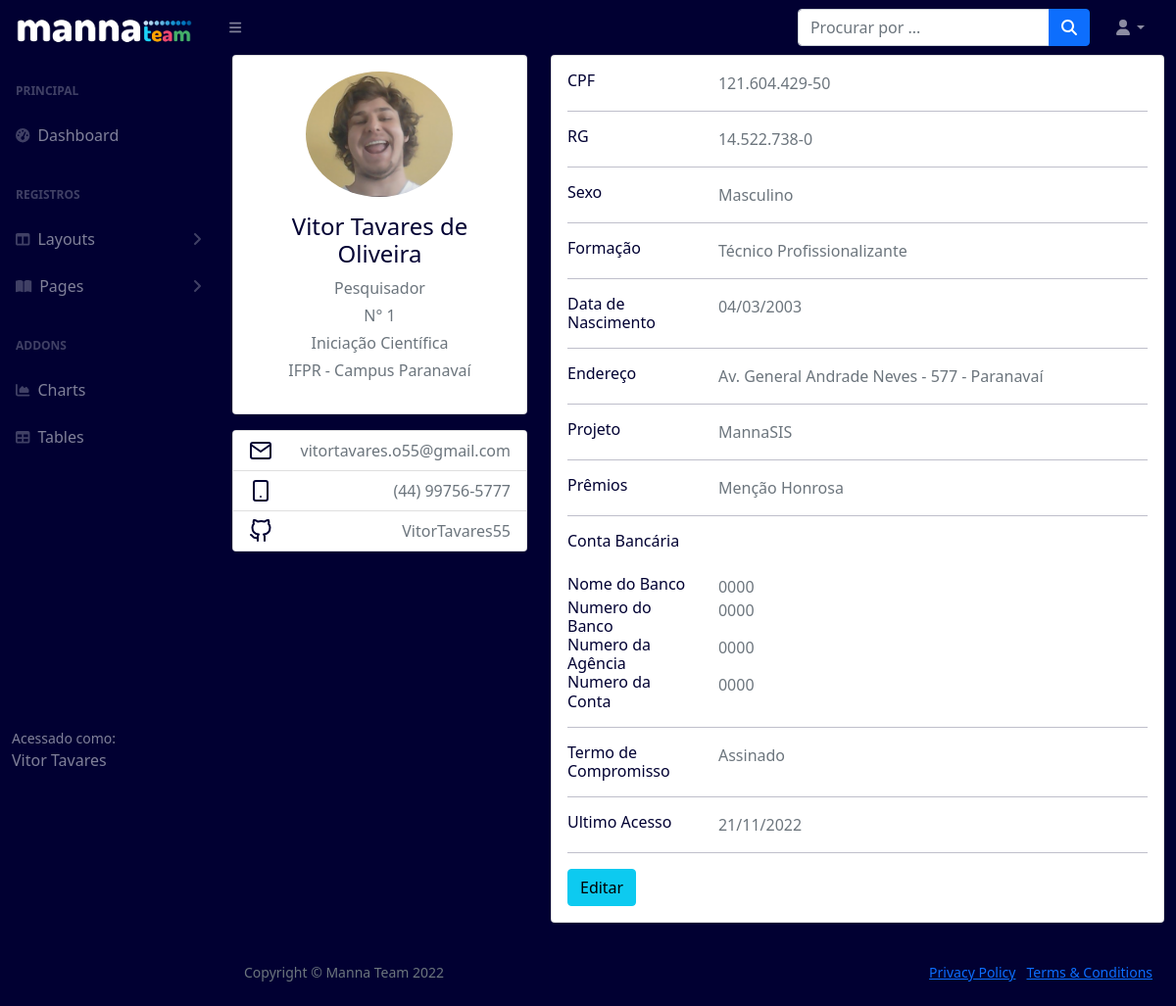
The page /perfil/1 on the database its author committed.
### pages/models.py (models this page shows, shortened)
class Member(models.Model):
    foto = models.ImageField(upload_to='static/uploads/photos')
    nome = models.CharField(max_length=50)
    categoria = models.CharField(max_length=50)
    bolsa = models.CharField(max_length=100)
    instituicao = models.CharField(max_length=50)
    email = models.CharField(max_length=50)
    fone = models.CharField(max_length=50)
    git = models.CharField(max_length=50)
    cpf = models.CharField(max_length=50)
    rg = models.CharField(max_length=50)
    sexo = models.CharField(max_length=50)
    formacao = models.CharField(max_length=50)
    dtnasc = models.CharField(max_length=50)
    endereco = models.CharField(max_length=50)
    projeto = models.CharField(max_length=50)
    premio = models.CharField(max_length=50)
    nomeBanco = models.CharField(max_length=50)
    numeroBanco = models.CharField(max_length=50)
    numeroAgencia = models.CharField(max_length=50)
    numeroConta = models.CharField(max_length=50)
    termoCompromisso = models.FileField(upload_to='static/uploads/termos')
    acesso = models.CharField(max_length=50)

### pages/views.py (the view)
# urls.py: path('perfil/<member_id>', views.memberprofile, name="perfil"),
def memberprofile(request, member_id):
    get=get_object_or_404(Member, pk=member_id)
    return render(request,'pages/member-profile.html',{'member': get})

### pages/templates/pages/member-profile.html (shortened to what this page needs)
{% extends 'pages/base.html' %}
{% load static %}
{% block content %}
<div class="container">
    <div class="main-body">
          <div class="row gutters-sm">
            <div class="col-md-4 mb-3">
              <div class="card">
                <div class="card-body">
                  <div class="d-flex flex-column align-items-center text-center">
                    <img src="{{member.foto}}" class="rounded-circle" width="150">
                    <div class="mt-3">
                      <h4>{{member.nome}}</h4>
                      <p class="text-secondary mb-1">{{member.categoria}}</p>
                      <p class="text-secondary mb-1">N° {{member.id}}</p>
                      <p class="text-secondary mb-1">{{member.bolsa}}</p>
                      <p class="text-muted font-size-sm">{{member.instituicao}}</p>
                    </div>
                  </div>
                </div>
              </div>
              <div class="card mt-3">
                <ul class="list-group list-group-flush">
                  <li class="list-group-item d-flex justify-content-between align-items-center flex-wrap">
                    <h6 class="mb-0" data-feather="mail"></h6>
                    <span class="text-secondary">{{member.email}}</span>
                  </li>
                  <li class="list-group-item d-flex justify-content-between align-items-center flex-wrap">
                    <h6 class="mb-0" data-feather="smartphone"></h6>
                    <span class="text-secondary">{{member.fone}}</span>
                  </li>
                  <li class="list-group-item d-flex justify-content-between align-items-center flex-wrap">
                    <h6 class="mb-0" data-feather="github"></h6>
                    <span class="text-secondary">{{member.git}}</span>
                  </li>
                </ul>
              </div>
            </div>
            <div class="col-md-8">
              <div class="card mb-3">
                <div class="card-body">
                  <div class="row">
                    <div class="col-sm-3">
                      <h6 class="mb-0">CPF</h6>
                    </div>
                    <div class="col-sm-9 text-secondary">
                      {{member.cpf}}
                    </div>
                  </div>
                  <hr>
                  <div class="row">
                    <div class="col-sm-3">
                      <h6 class="mb-0">RG</h6>
                    </div>
                    <div class="col-sm-9 text-secondary">
                      {{member.rg}}
                    </div>
                  </div>
                  <hr>
                  <div class="row">
                    <div class="col-sm-3">
                      <h6 class="mb-0">Sexo</h6>
                    </div>
                    <div class="col-sm-9 text-secondary">
                      {{member.sexo}}
                    </div>
                  </div>
                  <hr>
                  <div class="row">
                    <div class="col-sm-3">
                      <h6 class="mb-0">Formação</h6>
                    </div>
                    <div class="col-sm-9 text-secondary">
                      {{member.formacao}}
                    </div>
                  </div>
                  <hr>
                  <div class="row">
                    <div class="col-sm-3">
                      <h6 class="mb-0">Data de Nascimento</h6>
                    </div>
                    <div class="col-sm-9 text-secondary">
                     {{member.dtnasc}}
                    </div>
                  </div>
                  <hr>
                  <div class="row">
                    <div class="col-sm-3">
                      <h6 class="mb-0">Endereço</h6>
                    </div>
                    <div class="col-sm-9 text-secondary">
                      {{member.endereco}}
                    </div>
                  </div>
                  <hr>
                  <div class="row">
                    <div class="col-sm-3">
                      <h6 class="mb-0">Projeto</h6>
                    </div>
                    <div class="col-sm-9 text-secondary">
                      {{member.projeto}}
                    </div>
                  </div>
                  <hr>
                  <div class="row">
                    <div class="col-sm-3">
                      <h6 class="mb-0">Prêmios</h6>
                    </div>
                    <div class="col-sm-9 text-secondary">
                    {{member.premio}}
                    </div>
                  </div>
                  <hr>
                  <div class="row">
                    <div class="col-sm-3">
                      <h6 class="mb-0">Conta Bancária</h6>
                    </div>
                    <div class="col-sm-9 text-secondary">
                    </div>
                  </div>
                  <br>
                  <div class="row">
                    <div class="col-sm-3">
                      <h6 class="mb-0">Nome do Banco</h6>
                    </div>
                    <div class="col-sm-9 text-secondary">
                      {{member.nomeBanco}}
                    </div>
                  </div>
                  <div class="row">
                    <div class="col-sm-3">
                      <h6 class="mb-0">Numero do Banco</h6>
                    </div>
                    <div class="col-sm-9 text-secondary">
                      {{member.numeroBanco}}
                    </div>
                  </div>
                  <div class="row">
                    <div class="col-sm-3">
                      <h6 class="mb-0">Numero da Agência</h6>
                    </div>
                    <div class="col-sm-9 text-secondary">
                      {{member.numeroAgencia}}
                    </div>
                  </div>
                  <div class="row">
                    <div class="col-sm-3">
                      <h6 class="mb-0">Numero da Conta</h6>
                    </div>
                    <div class="col-sm-9 text-secondary">
                      {{member.numeroConta}}
                    </div>
                  </div>
                  <hr>
                  <div class="row">
                    <div class="col-sm-3">
                      <h6 class="mb-0">Termo de Compromisso</h6>
                    </div>
                    <div class="col-sm-9 text-secondary">
                      Assinado
                    </div>
                  </div>
                  <hr>
                  <div class="row">
                    <div class="col-sm-3">
                      <h6 class="mb-0">Ultimo Acesso</h6>
                    </div>
                    <div class="col-sm-9 text-secondary">
                      21/11/2022
                    </div>
                  </div>
                  <hr>
                  <div class="row">
                    <div class="col-sm-12">
                      <a class="btn btn-info " target="__blank" href="https://www.bootdey.com/snippets/view/profile-edit-data-and-skills">Editar</a>
                    </div>
                  </div>
                </div>
              </div>
            </div>
          </div>
        </div>
    </div>
{% endblock %}

### rows shown on the page
Member: foto (picture), nome "Vitor Tavares de Oliveira", categoria "Pesquisador", id "1", bolsa "Iniciação Científica", instituicao "IFPR - Campus Paranavaí", email "vitortavares.o55@gmail.com", fone "(44) 99756-5777", git "VitorTavares55", cpf "121.604.429-50", rg "14.522.738-0", sexo "Masculino", formacao "Técnico Profissionalizante", dtnasc "04/03/2003", endereco "Av. General Andrade Neves - 577 - Paranavaí", projeto "MannaSIS", premio "Menção Honrosa", nomeBanco "0000", numeroBanco "0000", numeroAgencia "0000", numeroConta "0000"
